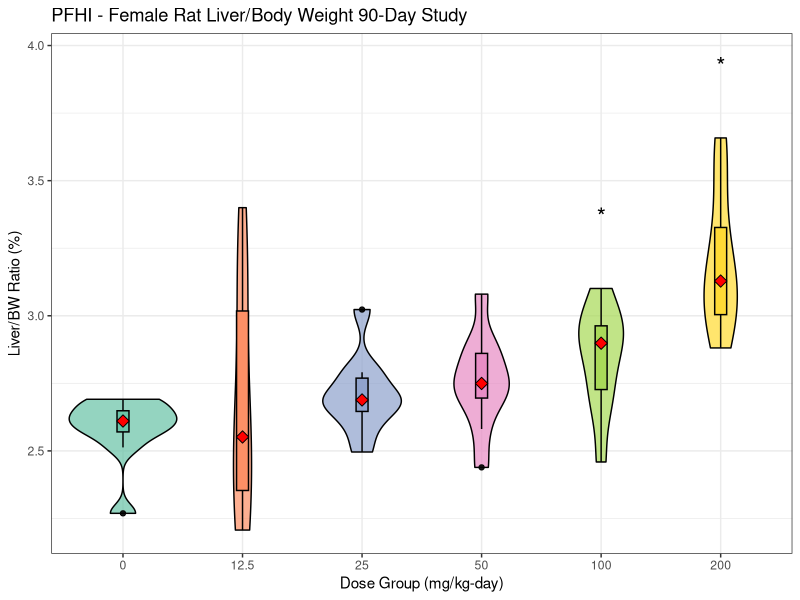
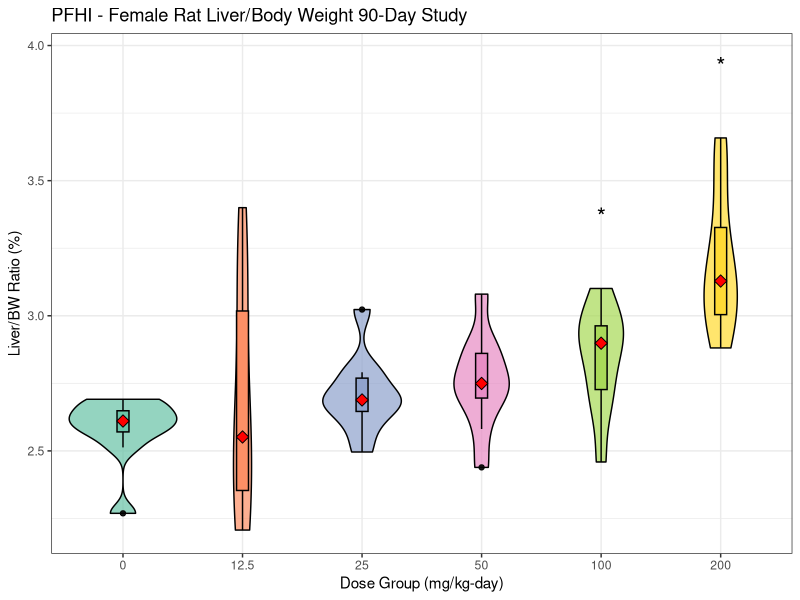

Reproduce these figures in R, in order.
# Load required packages
library(ggplot2)
library(dplyr)
library(readxl)

PFHICo <- read_excel("OrganWeightsPFAS.xlsx", sheet='PFHI', na = c("", "NA")) 
View(PFHICo)
# Include only females (rows 61-120)
PFHICof <- PFHICo[c(61:120),]
View(PFHICof)
# Ensure Group is treated as an ordered factor 
dose_levels <- c(0, 12.5, 25, 50, 100, 200) # Define correct dose order
PFHICof$Group <- factor(PFHICof$Group, levels = dose_levels, ordered = TRUE)

# Manually select 100 and 200 mg/kg-day groups
top_doses <- PFHICof %>%
  filter(Group %in% c(100,200)) %>% #select only 100 and 200 mg/kg-day
  group_by(Group) %>%
  summarise(max_LiverRel = max(LiverRel, na.rm = TRUE)) %>%
  # arrange(desc(max_LiverRel)) %>% # Sort by median values
  # slice(1:2) %>% # Select the two highest median values
  mutate(y_position = max_LiverRel + 0.2) # Adjust y-position for asterisk placement

#Get overall max LiverRel to set y-axis limits
y_max <- max(PFHICof$LiverRel + 0.3) #Increase spacing to avoiad cutoff


# Create the violin + box plot
LiverRel1f <- ggplot(PFHICof, aes(x = Group, y = LiverRel, fill = Group)) +
  geom_violin(trim = TRUE, alpha = 0.7, color = "black") + # Violin plot
  geom_boxplot(width = 0.1, color = "black", alpha = 0.9) + # Box plot
  
  # Ensure the median is properly displayed
  stat_summary(fun = median, geom = "point", shape = 23, size = 3, fill = "red") +
  
  # Add asterisks above the 100 and 200 mg/kg-day groups 
  geom_text(data = top_doses, aes(x = Group, y = y_position, label = "*"),
            size = 6, color = "black", vjust = -0.5) + #Move the asterisk up
  
  #Manually set y-axis limits to prevent asterisk cut-off
  ylim(NA, y_max) +
  
  labs(title = "PFHI - Female Rat Liver/Body Weight 90-Day Study",
       x = "Dose Group (mg/kg-day)", y = "Liver/BW Ratio (%)") +
  
  scale_fill_brewer(palette = "Set2", name = "Group") + # Colorful palette
  theme_bw() +
  theme(legend.position = "none")

# Save the plot as a PNG file
ggsave(filename = "LiverRel1f.png", plot = LiverRel1f, width = 8, height = 6, dpi = 300)

# Display the plot
LiverRel1f